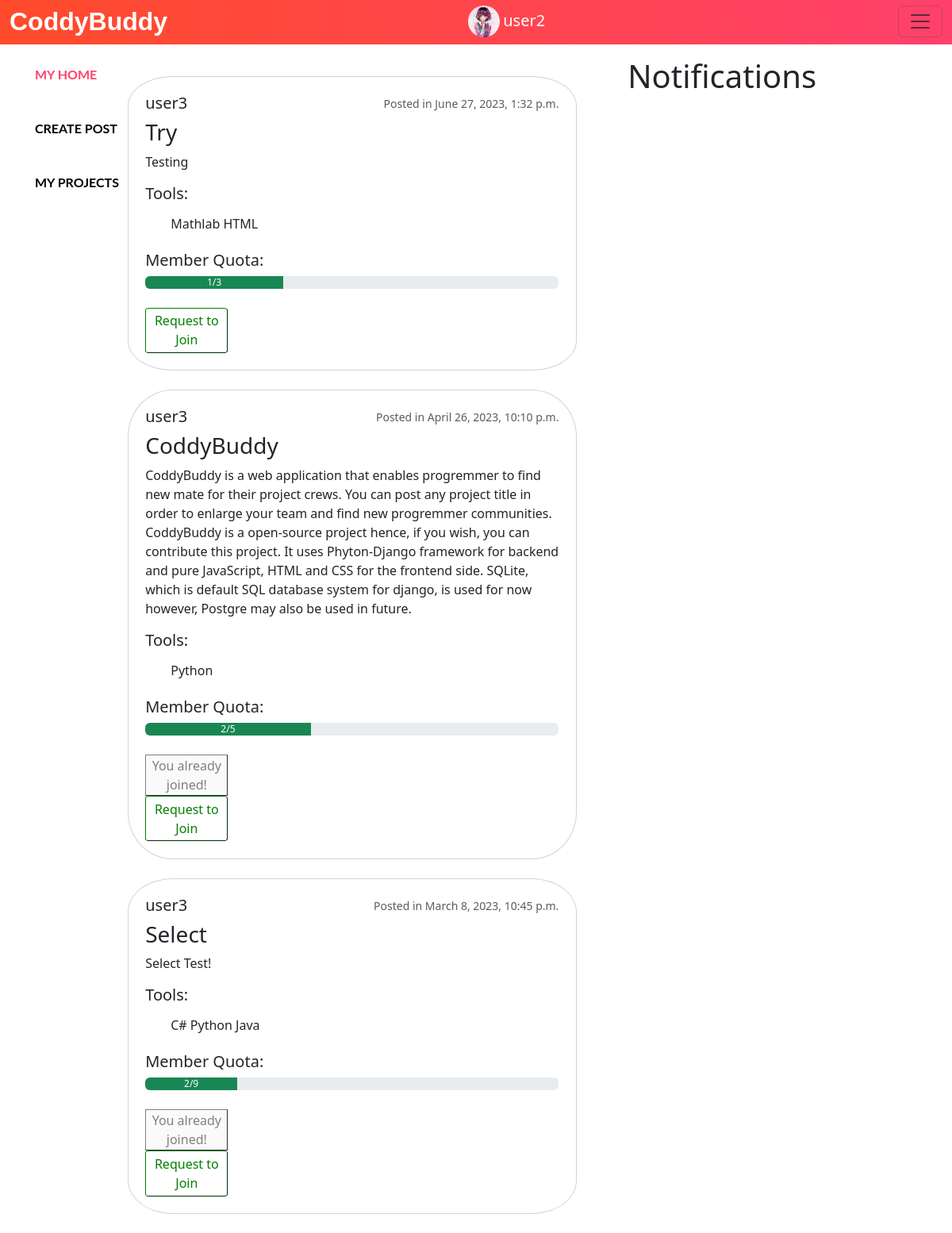
Screenshot of / (signed in) with the database file from the repository.
### musker/models.py (models this page shows, shortened)
class Profile(models.Model):
    user = models.OneToOneField(User, on_delete=models.CASCADE)
    image = models.ImageField(upload_to = 'profile_images', default = 'default-profile-image-png-1-Transparent-Images.png')
    bio = models.TextField(default="You add your biography", blank=True, max_length=9999999999999999999999999)
    joinedProjects = models.IntegerField(blank=False, default=0)
    createdProjects = models.IntegerField(blank=False, default=0)
    follows = models.ManyToManyField("self",
                                     related_name="followed_by",
                                     symmetrical=False,
                                     blank=True)

class Post(models.Model):
    owner = models.ForeignKey(User, on_delete=models.CASCADE, default=0)
    title = models.TextField(blank=False, max_length=1000)
    description = models.TextField(blank=False, max_length=9999999999999999999)
    tool = models.CharField(max_length=100000000, default=None)
    max_capacity = models.IntegerField(blank=False, default=1)
    current_capacity = models.IntegerField(blank=False, default=1)
    capacityRatio = models.FloatField(blank = False,default=0)
    isFull = models.BooleanField(blank=False, default=False)
    created_at = models.DateTimeField(auto_now_add=True)
    join = models.ManyToManyField(User, related_name="joined_by", symmetrical=False, blank=True)
    def __init__(self,*args,**kwargs):
        super(Post, self).__init__(*args, **kwargs)
        if self.max_capacity is not None:
            self.capacityRatio = (self.current_capacity/self.max_capacity)*100
            if(self.current_capacity == self.max_capacity):
                self.isFull = True

### musker/views.py (the view)
# urls.py: 2. Add a URL to urlpatterns:  path('', views.home, name='home')
@login_required(login_url="logIn")
def home(request):
    currentUser = request.user
    allProfile = Profile.objects.all()
    profile = Profile.objects.get(user = currentUser)
    Posts = Post.objects.all()
    ownPosts = Post.objects.filter(owner = currentUser)
    ownPosts = Post.objects.order_by('-created_at')
    Posts = Post.objects.order_by('-created_at')
    choices = TOOL_CHOICES
    notifications = Notification.objects.filter(receiver = currentUser)
    return render(request, "home.html", {"currentUser" : currentUser, "profile" : profile, "posts" : Posts, "choices" : choices, "notifications" : notifications, "ownPosts":ownPosts,"allProfile":allProfile})

### musker/templates/home.html (shortened to what this page needs)
<!doctype html>
<html lang="en">
  <head>
    <link href="https://cdn.jsdelivr.net/npm/bootstrap@5.3.0-alpha1/dist/css/bootstrap.min.css" rel="stylesheet">
    <link href="//db.onlinewebfonts.com/c/e7f249e71a563eed9c495835657eb9c2?family=Poetsen+One" rel="stylesheet" type="text/css"/>
  </head>
  <body>
    {% include 'navbar.html' %}
    <div class="content">
      <div class="left">
         <ul style="margin-top: 0%;">
            <li><a id="homeLink" onclick="showElemHome()" href="#">My Home</a></li>
            <br>
            <li><a id="createLink" onclick="showElemCreate()" href="#">Create Post</a></li>
            <br>
            <li><a id="exploreLink" onclick="showElemExplore()" href="#">My Projects</a></li>
          </ul>
      </div>
      <div class="middle">
         <div id="home">
          {% for post in posts %}
           <form action="{% url 'createNotification' post.title %}" method="POST">
            <div class="post">
              <div class="profile" style="display: flex;">
                <div style="display: flex;">
                  <h5>{{post.owner.username}}</h5>
                </div>
                <p class="card-text"><small class="text-muted">Posted in {{post.created_at}}</small></p>
              </div>
              <div class="title"><h3>{{post.title}}</h3></div>
              <div class="description">
                <div class="textDes"><p>{{post.description}}</p></div>
                <h5>Tools: </h5>
                <ul class="toolList" style="position:relative">
                  <li>{{post.tool}}</li>
                </ul>
                <h5>Member Quota: </h5>
                <div class="progress" role="progressbar" aria-label="Success example" aria-valuenow="{{post.current_capacity}}" aria-valuemin="0" aria-valuemax="{{post.max_capacity}}">
                  <div id="progressCal" class="progress-bar bg-success" style="width:{{post.capacityRatio}}%">{{post.current_capacity}}/{{post.max_capacity}}</div>
                </div>
                <br>
              </div>
              {% with hasJoined=false %}
              {% for userr in post.join.all %}
              {% if userr.username == currentUser.username %}
              {% with hasJoined=true %}
              <button id="joinedAlready" class="joinedAlready" disabled>You already joined!</button>
              {% endwith %}
              {% endif %}
              {% endfor %}
              {% if currentUser != post.owner and not hasJoined %}
              <button id="join" class="join">Request to Join</button>
              {% endif %}
              {% endwith %}
            </div>
           </form>
          <br>
          {% endfor %}
         </div>
      </div>
      <div class="right">
        <div style="position: fixed;">
          <h1 style="margin-left: 3%;">Notifications</h1>
        <br>
        </div>
      </div>
    </div>
  </body>
</html>

### musker/templates/navbar.html (shortened to what this page needs)
<html lang="en">
<head>
</head>
<body>
    <nav class="navbar bg-body-emphasis fixed-top">
        <div class="container-fluid" >
          <p class="navbar-brand" href="{% url 'home' %}" style="color: white; font-weight:bold; font: size 70%; font-family: 'Montserrat', sans-serif;">CoddyBuddy</p>
          <div class="user">
            <img class="img" src="{{profile.image.url}}" alt="" >
            <div class="username"><h5 class="textU">{{currentUser.username}}</h5></div>
          </div>
          <button class="navbar-toggler"  type="button" data-bs-toggle="offcanvas" data-bs-target="#offcanvasNavbar" aria-controls="offcanvasNavbar">
            <span class="navbar-toggler-icon"></span>
          </button>
        </div>
      </nav>
</body>
</html>

### musker/templates/home.html (style rules this page uses)
body,html { height: 100%; }
.content { display: flex; margin-top: 5%; height: 100%; }
.left { flex: 1; padding: 1%; }
.middle { flex: 7; padding: 3%; }
.right { flex: 4; margin-left: -11%; padding: 1%; }
ul { display: flex; flex-direction: column; align-items: start; list-style-type: none; position: fixed; }
li { padding: 6px 0; }
a { position: relative; display: block; padding: 4px 0; font-family: Lato, sans-serif; color: black; text-decoration: none; text-transform: uppercase; transition: 0.5s; font-weight: bold; }
a::after { position: absolute; content: ""; top: 100%; left: 0; width: 100%; height: 3px; background: #FF416C; transform: scaleX(0); transform-origin: right; transition: transform 0.5s; }
.post { display: flex; flex-direction: column; border: solid; border-width: thin; border-color: lightgray; width: 80%; padding: 3%; border-radius: 10%; }
.join { width: 20%; border-color: green; border-width: thin; border-radius: 5%; background-color: white; color: green; transition: 100ms; padding: 0.7%; }
.joinedAlready { width: 20%; border-color: gray; color: gray; border-width: thin; }
.profile { justify-content: space-between; }

### musker/templates/navbar.html (style rules this page uses)
.navbar-brand { font-size: 200%; }
.container-fluid { background: #FF416C; background: -webkit-linear-gradient(to right, #FF4B2B, #FF416C); background: linear-gradient(to right, #FF4B2B, #FF416C); background-repeat: no-repeat; }
.container-fluid { margin-top: -10px; }
.img { object-fit: cover; border-radius: 100%; width: 40px; height: 40px; }
.user { max-width: 100%; max-height: 100%; justify-content: center; display: flex; margin-right: 7%; }
.username { margin-left: 5%; color: white; display: flex; }
.textU { margin-top: 13%; }
li { padding: 6px 0; }
a { position: relative; display: block; padding: 4px 0; font-family: Lato, sans-serif; color: black; text-decoration: none; text-transform: uppercase; transition: 0.5s; }
a::after { position: absolute; content: ""; top: 100%; left: 0; width: 100%; height: 3px; background: #FF416C; transform: scaleX(0); transform-origin: right; transition: transform 0.5s; }
.navbar-brand { margin-bottom: 0; }

### rows the page displays
Profile: image (picture)
Post: owner.username "user3", created_at "June 27, 2023, 1:32 p.m.", title "Try", description "Testing", tool "Mathlab HTML", {{ post.capacityRatio }} 33.33333333333333 (drawn), current_capacity "1", max_capacity "3", shows "Request to Join"
Post: owner.username "user3", created_at "April 26, 2023, 10:10 p.m.", title "CoddyBuddy", description "CoddyBuddy is a web application that enables progremmer to find new mate for their project crews. You can post any project title in order to enlarge your team and find new progremmer communities. CoddyBuddy is a open-source project hence, if you wish, you can contribute this project. It uses Phyton-Django framework for backend and pure JavaScript, HTML and CSS for the frontend side. SQLite, which is default SQL database system for django, is used for now however, Postgre may also be used in future.", tool "Python", {{ post.capacityRatio }} 40.0 (drawn), current_capacity "2", max_capacity "5", shows "Request to Join"
Post: owner.username "user3", created_at "March 8, 2023, 10:45 p.m.", title "Select", description "Select Test!", tool "C# Python Java", {{ post.capacityRatio }} 22.22222222222222 (drawn), current_capacity "2", max_capacity "9", shows "Request to Join"

### other values shown
{{ currentUser.username }} "user2"
